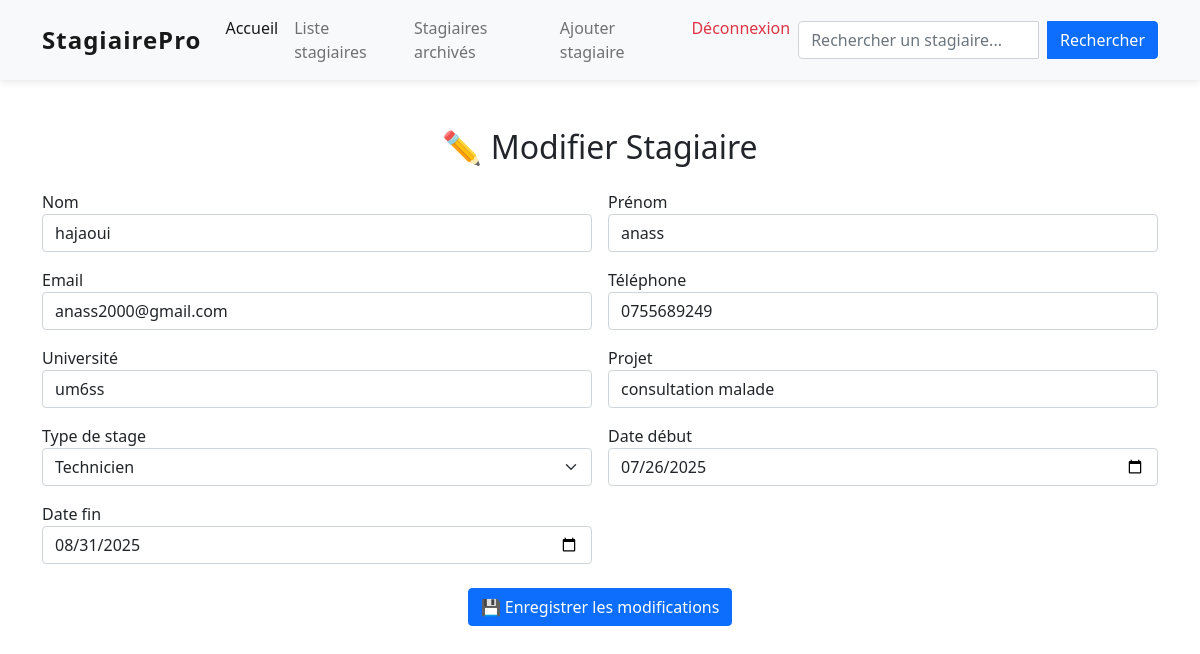
/modifier/8/ (signed in), run on the app's committed database.
### myApp/models.py (models this page shows, shortened)
class Stagiaire(models.Model):
    nom = models.CharField(max_length=100)
    prenom = models.CharField(max_length=100)
    email = models.EmailField()
    telephone = models.CharField(max_length=20)
    universite = models.CharField(max_length=150)
    projet = models.CharField(max_length=200)
    type_stage = models.CharField(max_length=50)
    date_debut = models.DateField()
    date_fin = models.DateField()
    archive = models.BooleanField(default=False)

### myApp/views.py (the view, shortened to what this page needs)
# urls.py: path("modifier/<int:stagiaire_id>/", views.modifier_stagiaire, name="modifier_stagiaire"),
@login_required(login_url='login')
@never_cache
def modifier_stagiaire(request, stagiaire_id):
    stagiaire = get_object_or_404(Stagiaire, id=stagiaire_id)
    return render(request, 'myApp/modifier.html', {'stagiaire': stagiaire})

### myApp/templates/myApp/modifier.html (shortened to what this page needs)
{% extends "myApp/base.html" %}
{% block content %}
<div class="container mt-5">
  <h2 class="text-center mb-4">✏️ Modifier Stagiaire</h2>
  <form method="POST">
    <div class="row g-3">
      <div class="col-md-6">
        <label>Nom</label>
        <input type="text" name="nom" class="form-control" value="{{ stagiaire.nom }}">
      </div>
      <div class="col-md-6">
        <label>Prénom</label>
        <input type="text" name="prenom" class="form-control" value="{{ stagiaire.prenom }}">
      </div>
      <div class="col-md-6">
        <label>Email</label>
        <input type="email" name="email" class="form-control" value="{{ stagiaire.email }}">
      </div>
      <div class="col-md-6">
        <label>Téléphone</label>
        <input type="text" name="telephone" class="form-control" value="{{ stagiaire.telephone }}">
      </div>
      <div class="col-md-6">
        <label>Université</label>
        <input type="text" name="universite" class="form-control" value="{{ stagiaire.universite }}">
      </div>
      <div class="col-md-6">
        <label>Projet</label>
        <input type="text" name="projet" class="form-control" value="{{ stagiaire.projet }}">
      </div>
      <div class="col-md-6">
        <label>Type de stage</label>
        <select name="type_stage" class="form-select">
          <option {% if stagiaire.type_stage == "Technicien" %}selected{% endif %}>Technicien</option>
        </select>
      </div>
      <div class="col-md-6">
        <label>Date début</label>
        <input type="date" name="date_debut" class="form-control" value="{{ stagiaire.date_debut|date:'Y-m-d' }}">
      </div>
      <div class="col-md-6">
        <label>Date fin</label>
        <input type="date" name="date_fin" class="form-control" value="{{ stagiaire.date_fin|date:'Y-m-d' }}">
      </div>
    </div>
    <div class="mt-4 text-center">
      <button class="btn btn-primary">💾 Enregistrer les modifications</button>
    </div>
  </form>
</div>
{% endblock %}

### myApp/templates/myApp/base.html (style rules this page uses)
:root { --bs-primary: #007bff; --bs-primary-hover: #0056b3; }

### data on the page
Stagiaire: nom "hajaoui", prenom "anass", email "anass2000@gmail.com", telephone "0755689249", universite "um6ss", projet "consultation malade", type_stage "Technicien", date_debut "07/26/2025", date_fin "08/31/2025"
